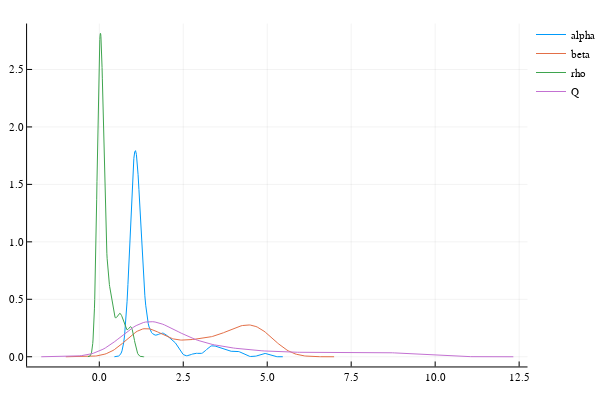

Notebook code cell kept with this figure:
### Code cell
using Plots
using StatPlots
plotly()
density(Para_N[:,1], label = "alpha")
density!(Para_N[:,2], label = "beta")
density!(Para_N[:,3], label = "rho")
density!(Para_N[:,4], label = "Q")

### Figure 1 — Plotly figure (JSON) as saved in the notebook; plotly's stock layout.template omitted (floating-point values rounded to 4 significant figures; data arrays with more than 128 entries replaced by an {"elided": "..."} marker saying what was removed)
{"data": [{"colorbar": {"title": ""}, "hoverinfo": "text", "legendgroup": "alpha", "line": {"color": "rgba(0, 154, 250, 1.000)", "dash": "solid", "shape": "linear", "width": 1}, "mode": "lines", "name": "alpha", "showlegend": true, "text": {"elided": "200 null values"}, "type": "scatter", "x": {"elided": "200 float values"}, "xaxis": "x1", "y": {"elided": "200 float values"}, "yaxis": "y1", "zmax": 0.1, "zmin": -0.1}, {"colorbar": {"title": ""}, "hoverinfo": "text", "legendgroup": "beta", "line": {"color": "rgba(227, 111, 71, 1.000)", "dash": "solid", "shape": "linear", "width": 1}, "mode": "lines", "name": "beta", "showlegend": true, "text": {"elided": "200 null values"}, "type": "scatter", "x": {"elided": "200 float values"}, "xaxis": "x1", "y": {"elided": "200 float values"}, "yaxis": "y1", "zmax": 0.1, "zmin": -0.1}, {"colorbar": {"title": ""}, "hoverinfo": "text", "legendgroup": "rho", "line": {"color": "rgba(62, 164, 78, 1.000)", "dash": "solid", "shape": "linear", "width": 1}, "mode": "lines", "name": "rho", "showlegend": true, "text": {"elided": "200 null values"}, "type": "scatter", "x": {"elided": "200 float values"}, "xaxis": "x1", "y": {"elided": "200 float values"}, "yaxis": "y1", "zmax": 0.1, "zmin": -0.1}, {"colorbar": {"title": ""}, "hoverinfo": "text", "legendgroup": "Q", "line": {"color": "rgba(195, 113, 210, 1.000)", "dash": "solid", "shape": "linear", "width": 1}, "mode": "lines", "name": "Q", "showlegend": true, "text": {"elided": "200 null values"}, "type": "scatter", "x": {"elided": "200 float values"}, "xaxis": "x1", "y": {"elided": "200 float values"}, "yaxis": "y1", "zmax": 0.1, "zmin": -0.1}], "layout": {"annotations": [], "height": 400, "legend": {"bgcolor": "rgba(255, 255, 255, 1.000)", "bordercolor": "rgba(0, 0, 0, 1.000)", "font": {"color": "rgba(0, 0, 0, 1.000)", "family": "sans-serif", "size": 11}, "tracegroupgap": 0, "x": 1, "y": 1}, "margin": {"b": 20, "l": 0, "r": 0, "t": 20}, "paper_bgcolor": "rgba(255, 255, 255, 1.000)", "plot_bgcolor": "rgba(255, 255, 255, 1.000)", "showlegend": true, "width": 600, "xaxis": {"anchor": "y1", "domain": [0.05101, 0.9934], "gridcolor": "rgba(0, 0, 0, 0.100)", "gridwidth": 0.5, "linecolor": "rgba(0, 0, 0, 1.000)", "mirror": false, "range": [-2.15, 12.75], "showgrid": true, "showline": true, "showticklabels": true, "tickangle": 0, "tickcolor": "rgb(0, 0, 0)", "tickfont": {"color": "rgba(0, 0, 0, 1.000)", "family": "sans-serif", "size": 11}, "tickmode": "array", "ticks": "inside", "ticktext": ["0.0", "2.5", "5.0", "7.5", "10.0", "12.5"], "tickvals": [0, 2.5, 5, 7.5, 10, 12.5], "title": "", "titlefont": {"color": "rgba(0, 0, 0, 1.000)", "family": "sans-serif", "size": 15}, "type": "-", "visible": true, "zeroline": false, "zerolinecolor": "rgba(0, 0, 0, 1.000)"}, "yaxis": {"anchor": "x1", "domain": [0.03762, 0.9902], "gridcolor": "rgba(0, 0, 0, 0.100)", "gridwidth": 0.5, "linecolor": "rgba(0, 0, 0, 1.000)", "mirror": false, "range": [-0.08444, 2.9], "showgrid": true, "showline": true, "showticklabels": true, "tickangle": 0, "tickcolor": "rgb(0, 0, 0)", "tickfont": {"color": "rgba(0, 0, 0, 1.000)", "family": "sans-serif", "size": 11}, "tickmode": "array", "ticks": "inside", "ticktext": ["0.0", "0.5", "1.0", "1.5", "2.0", "2.5"], "tickvals": [0, 0.5, 1, 1.5, 2, 2.5], "title": "", "titlefont": {"color": "rgba(0, 0, 0, 1.000)", "family": "sans-serif", "size": 15}, "type": "-", "visible": true, "zeroline": false, "zerolinecolor": "rgba(0, 0, 0, 1.000)"}}}
